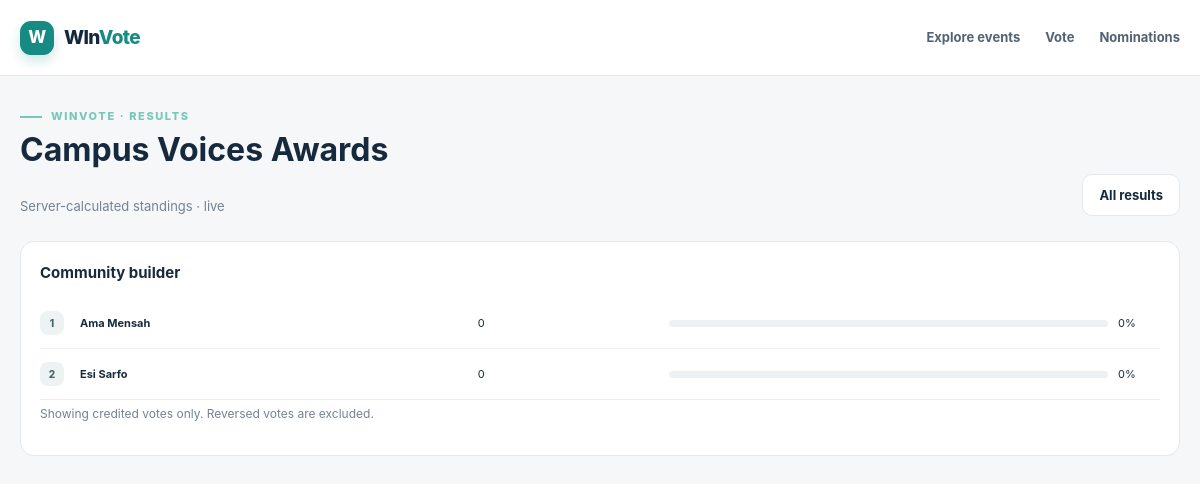
Screenshot of /results.php?event_id=1 with the database file from the repository.
### tables this page shows
CREATE TABLE IF NOT EXISTS events (
  id BIGINT UNSIGNED NOT NULL AUTO_INCREMENT,
  organizer_id BIGINT UNSIGNED NOT NULL,
  created_by BIGINT UNSIGNED NOT NULL,
  name VARCHAR(180) NOT NULL,
  slug VARCHAR(200) NOT NULL,
  event_type VARCHAR(80) NOT NULL,
  description TEXT NOT NULL,
  event_status ENUM('draft', 'pending_review', 'published', 'paused', 'closed', 'finalized', 'rejected') NOT NULL DEFAULT 'draft',
  voting_mode ENUM('free_multiple', 'paid_multiple', 'restricted_single') NOT NULL DEFAULT 'free_multiple',
  result_visibility ENUM('hidden', 'live', 'after_close', 'organizer_only') NOT NULL DEFAULT 'after_close',
  starts_at DATETIME NOT NULL,
  ends_at DATETIME NOT NULL,
  max_votes_per_voter SMALLINT UNSIGNED NULL,
  price_per_vote DECIMAL(12,2) NOT NULL DEFAULT 0.00,
  currency CHAR(3) NOT NULL DEFAULT 'GHS',
  nomination_opens_at DATETIME NULL,
  nomination_closes_at DATETIME NULL,
  cover_image_key VARCHAR(40) NULL,
  approved_by BIGINT UNSIGNED NULL,
  approved_at DATETIME NULL,
  finalized_by BIGINT UNSIGNED NULL,
  finalized_at DATETIME NULL,
  created_at DATETIME NOT NULL DEFAULT CURRENT_TIMESTAMP,
  updated_at DATETIME NOT NULL DEFAULT CURRENT_TIMESTAMP ON UPDATE CURRENT_TIMESTAMP,
  PRIMARY KEY (id),
  UNIQUE KEY uq_event_slug (slug),
  UNIQUE KEY uq_event_id_organizer (id, organizer_id),
  KEY idx_events_public (event_status, starts_at, ends_at),
  KEY idx_events_organizer_status (organizer_id, event_status, created_at),
  CONSTRAINT fk_events_organizer FOREIGN KEY (organizer_id) REFERENCES organizer_profiles (id)
    ON UPDATE CASCADE ON DELETE RESTRICT,
  CONSTRAINT fk_events_creator FOREIGN KEY (created_by) REFERENCES users (id)
    ON UPDATE CASCADE ON DELETE RESTRICT,
  CONSTRAINT fk_events_approver FOREIGN KEY (approved_by) REFERENCES users (id)
    ON UPDATE CASCADE ON DELETE SET NULL,
  CONSTRAINT fk_events_finalizer FOREIGN KEY (finalized_by) REFERENCES users (id)
    ON UPDATE CASCADE ON DELETE SET NULL
);

CREATE TABLE IF NOT EXISTS categories (
  id BIGINT UNSIGNED NOT NULL AUTO_INCREMENT,
  event_id BIGINT UNSIGNED NOT NULL,
  name VARCHAR(140) NOT NULL,
  description TEXT NULL,
  image_key VARCHAR(40) NULL,
  category_status ENUM('active', 'inactive') NOT NULL DEFAULT 'active',
  created_at DATETIME NOT NULL DEFAULT CURRENT_TIMESTAMP,
  updated_at DATETIME NOT NULL DEFAULT CURRENT_TIMESTAMP ON UPDATE CURRENT_TIMESTAMP,
  PRIMARY KEY (id),
  UNIQUE KEY uq_categories_event_name (event_id, name),
  UNIQUE KEY uq_categories_id_event (id, event_id),
  KEY idx_categories_event_status (event_id, category_status),
  CONSTRAINT fk_categories_event FOREIGN KEY (event_id) REFERENCES events (id)
    ON UPDATE CASCADE ON DELETE RESTRICT
);

CREATE TABLE IF NOT EXISTS contestants (
  id BIGINT UNSIGNED NOT NULL AUTO_INCREMENT,
  event_id BIGINT UNSIGNED NOT NULL,
  nomination_id BIGINT UNSIGNED NULL,
  created_by BIGINT UNSIGNED NOT NULL,
  display_name VARCHAR(160) NOT NULL,
  biography TEXT NULL,
  profile_image_key VARCHAR(500) NULL,
  contestant_status ENUM('pending', 'active', 'inactive', 'disqualified') NOT NULL DEFAULT 'pending',
  public_vote_counts TINYINT(1) NOT NULL DEFAULT 0,
  created_at DATETIME NOT NULL DEFAULT CURRENT_TIMESTAMP,
  updated_at DATETIME NOT NULL DEFAULT CURRENT_TIMESTAMP ON UPDATE CURRENT_TIMESTAMP,
  PRIMARY KEY (id),
  UNIQUE KEY uq_contestant_event_nomination (event_id, nomination_id),
  UNIQUE KEY uq_contestant_id_event (id, event_id),
  KEY idx_contestants_event_status (event_id, contestant_status),
  CONSTRAINT fk_contestants_event FOREIGN KEY (event_id) REFERENCES events (id)
    ON UPDATE CASCADE ON DELETE RESTRICT,
  CONSTRAINT fk_contestants_nomination_event FOREIGN KEY (nomination_id, event_id)
    REFERENCES nominations (id, event_id) ON UPDATE CASCADE ON DELETE RESTRICT,
  CONSTRAINT fk_contestants_creator FOREIGN KEY (created_by) REFERENCES users (id)
    ON UPDATE CASCADE ON DELETE RESTRICT
);

### config/database.php (called while the page is built, shortened)
<?php
function database_connection(): PDO
{
    $environment = app_environment();
    $host = app_config('DB_HOST');
    $port = app_config('DB_PORT');
    $database = app_config('DB_DATABASE');
    $username = app_config('DB_USERNAME');
    $configuredPassword = getenv('DB_PASSWORD');
    $password = $configuredPassword === false && $environment !== 'production'
        ? ''
        : app_config('DB_PASSWORD');
    $dsn = sprintf(
        'mysql:host=%s;port=%s;dbname=%s;charset=utf8mb4',
        $host,
        $port,
        $database
    );
    $connection = new PDO($dsn, $username, $password, [
        PDO::ATTR_ERRMODE => PDO::ERRMODE_EXCEPTION,
        PDO::ATTR_DEFAULT_FETCH_MODE => PDO::FETCH_ASSOC,
        PDO::ATTR_EMULATE_PREPARES => false,
        PDO::ATTR_STRINGIFY_FETCHES => false,
    ]);
    $connection->exec("SET time_zone = '+00:00'");
    return $connection;
}

### src/Services/VoteService.php (called while the page is built, shortened)
<?php
final class VoteService
{
    public function publicResults(int $eventId): array
    {
        $eventQuery = $this->database->prepare(
            "SELECT id, name, event_status, ends_at, result_visibility, cover_image_key
             FROM events
             WHERE id = :event_id
               AND event_status IN ('published', 'closed', 'finalized')
               AND (
                 result_visibility = 'live'
                 OR (result_visibility = 'after_close'
                     AND (event_status IN ('closed', 'finalized') OR ends_at <= UTC_TIMESTAMP()))
               )
             LIMIT 1"
        );
        $eventQuery->execute(['event_id' => $eventId]);
        $event = $eventQuery->fetch();
        $resultsQuery = $this->database->prepare(
            "SELECT category.id AS category_id, category.name AS category_name,
                    category.image_key AS category_image_key,
                    contestant.id AS contestant_id, contestant.display_name,
                    contestant.profile_image_key,
                    COALESCE(SUM(vote.vote_quantity), 0) AS vote_count
             FROM categories AS category
             JOIN contestant_categories AS assignment
               ON assignment.category_id = category.id AND assignment.event_id = category.event_id
             JOIN contestants AS contestant
               ON contestant.id = assignment.contestant_id
              AND contestant.event_id = assignment.event_id
             LEFT JOIN votes AS vote
               ON vote.event_id = assignment.event_id
              AND vote.category_id = assignment.category_id
              AND vote.contestant_id = assignment.contestant_id
              AND vote.vote_status = 'credited'
             WHERE category.event_id = :event_id
               AND category.category_status = 'active'
               AND contestant.contestant_status = 'active'
             GROUP BY category.id, category.name, category.image_key,
                      contestant.id, contestant.display_name, contestant.profile_image_key
             ORDER BY category.name, vote_count DESC, contestant.display_name"
        );
        $resultsQuery->execute(['event_id' => $eventId]);
        return ['event' => $event, 'results' => $resultsQuery->fetchAll()];
    }
}

### results.php (the view, shortened to what this page needs)
<?php
function results_escape(string $value): string
{
    return htmlspecialchars($value, ENT_QUOTES | ENT_SUBSTITUTE, 'UTF-8');
}
$eventId = filter_var($_GET['event_id'] ?? null, FILTER_VALIDATE_INT);
$events = [];
$event = null;
$results = [];
$errorMessage = null;
try {
    $service = new VoteService(database_connection());
    if (!array_key_exists('event_id', $_GET)) {
        $events = $service->listPublicResults();
    } elseif ($eventId !== false && $eventId !== null && $eventId > 0) {
        $resultData = $service->publicResults((int) $eventId);
        $event = $resultData['event'];
        $results = $resultData['results'];
    } else {
        throw new InvalidArgumentException('Choose a valid event to view results.');
    }
} catch (PDOException $exception) {
    error_log('WInVote results database error: ' . $exception->getMessage());
    http_response_code(503);
    $errorMessage = 'Results are temporarily unavailable. Please try again later.';
} catch (DomainException | InvalidArgumentException $exception) {
    http_response_code($exception instanceof DomainException ? 404 : 400);
    $errorMessage = $exception->getMessage();
}
$groupedResults = [];
foreach ($results as $row) {
    $categoryId = (int) $row['category_id'];
    $groupedResults[$categoryId]['name'] = $row['category_name'];
    $groupedResults[$categoryId]['image_key'] = $row['category_image_key'];
    $groupedResults[$categoryId]['contestants'][] = $row;
}
?>
<!doctype html>
<html lang="en">
<head>
  <link rel="stylesheet" href="assets/css/app.css">
</head>
<body>
  <header class="site-header"><div class="container nav-inner">
    <a class="brand" href="index.php"><span class="brand-mark">W</span><span>WIn<em>Vote</em></span></a>
    <nav class="public-nav" style="display:flex"><a href="events.php">Explore events</a><a href="vote.php">Vote</a><a href="nominate.php">Nominations</a></nav>
  </div></header>
  <main class="content-section"><div class="container">
    <div class="section-heading"><div><span class="eyebrow">WInVote · RESULTS</span><h1><?= is_array($event) ? results_escape($event['name']) : 'Published event results' ?></h1>
      <p><?= is_array($event) ? 'Server-calculated standings · ' . results_escape(str_replace('_', ' ', $event['result_visibility'])) : 'Only results made public by event visibility rules are shown.' ?></p></div>
      <?php if (is_array($event)): ?><a class="btn btn-secondary" href="results.php">All results</a><?php endif; ?>
    </div>
    <?php if (is_array($event)): ?>
      <?php foreach ($groupedResults as $group): ?>
        <?php $totalVotes = array_sum(array_map(static fn(array $row): int => (int) $row['vote_count'], $group['contestants'])); ?>
        <section class="panel" style="margin-bottom:18px"><h2><?= results_escape($group['name']) ?></h2>
          <?php foreach ($group['contestants'] as $index => $row): ?>
            <?php $count = (int) $row['vote_count']; $percentage = $totalVotes === 0 ? 0 : (int) round($count / $totalVotes * 100); ?>
            <div class="result-row"><span class="rank"><?= $index + 1 ?></span><strong><?= results_escape($row['display_name']) ?></strong><span><?= number_format($count) ?></span><div class="bar"></div><span><?= $percentage ?>%</span></div>
          <?php endforeach; ?>
          <p class="field-hint">Showing credited votes only. Reversed votes are excluded.</p>
        </section>
      <?php endforeach; ?>
    <?php elseif ($errorMessage === null && $events === []): ?>
      <section class="panel"><h2>No public results yet</h2><p>Results will appear after an event enables live visibility or its voting period closes.</p></section>
    <?php endif; ?>
  </div></main>
</body>
</html>

### assets/css/app.css (style rules this page uses)
:root { color-scheme: light; --navy: #14283f; --navy-deep: #0c1c2f; --teal: #168b83; --teal-dark: #0e6f69; --teal-soft: #e7f5f2; --gold: #e9b65c; --canvas: #f5f7f8; --surface: #fff; --ink: #172a3d; --muted: #748292; --line: #e4e9ec; --green: #238567; --green-soft: #e7f5ef; --amber: #a96814; --amber-soft: #fff4df; --red: #b94d51; --red-soft: #fff0ef; --shadow: 0 14px 36px rgba(20, 40, 63, .07); --radius: 16px; font-family: Inter, "Segoe UI", Arial, sans-serif; }
* { box-sizing: border-box; }
body { margin: 0; color: var(--ink); background: var(--canvas); line-height: 1.55; }
button, a { -webkit-tap-highlight-color: transparent; }
a { color: inherit; text-decoration: none; }
.container { width: min(1160px, calc(100% - 40px)); margin: 0 auto; }
.site-header { height: 76px; background: rgba(255,255,255,.96); border-bottom: 1px solid var(--line); display:flex; align-items:center; position:sticky; top:0; z-index:20; }
.nav-inner { display:flex; align-items:center; gap:30px; }
.brand { display:flex; align-items:center; gap:10px; font-size:19px; font-weight:800; letter-spacing:-.6px; color:var(--navy); white-space:nowrap; }
.brand-mark { width:34px; height:34px; border-radius:11px; display:grid; place-items:center; color:white; background:var(--teal); font-weight:800; font-size:17px; box-shadow:0 6px 12px #168b8333; }
.brand span:last-child em { color:var(--teal); font-style:normal; }
.public-nav { display:flex; gap:25px; margin-left:auto; align-items:center; color:#526274; font-size:13px; font-weight:650; }
.btn { display:inline-flex; align-items:center; justify-content:center; gap:8px; border:1px solid transparent; border-radius:10px; padding:10px 16px; font-size:13px; font-weight:700; transition:.18s ease; }
.btn-secondary { background:#fff; color:var(--navy); border-color:var(--line); }
.eyebrow { color:#77c7bc; font-size:11px; font-weight:800; letter-spacing:1.6px; text-transform:uppercase; display:flex; align-items:center; gap:9px; }
.eyebrow:before { content:""; display:block; width:22px; height:2px; background:currentColor; }
h1,h2,h3,p { margin-top:0; }
.section-heading { display:flex; align-items:flex-end; justify-content:space-between; gap:20px; margin-bottom:25px; }
.section-heading > * { min-width:0; }
.section-heading p { color:var(--muted); font-size:13px; margin:0; }
.content-section { padding:32px 0 64px; }
.panel { background:white; border:1px solid var(--line); border-radius:14px; padding:19px; }
.panel h2,.panel h3 { font-size:15px; margin:0 0 14px; }
.panel p { color:var(--muted); font-size:12px; }
.field-hint { display:block; color:var(--muted); font-size:10px; margin-top:5px; }
.result-row { display:grid; grid-template-columns:30px 1.5fr .7fr 1.7fr 42px; gap:10px; align-items:center; padding:13px 0; border-bottom:1px solid #edf0f2; font-size:11px; }
.rank { width:24px;height:24px;border-radius:8px;background:#edf3f3;display:grid;place-items:center;color:#47636a;font-weight:800;font-size:10px; }
.bar { height:7px; background:#eef1f3; border-radius:8px; overflow:hidden; }

### rows the page displays
events: name "Campus Voices Awards", result_visibility "live"
categories: contestants.display_name "Ama Mensah", count "0", percentage "0", contestants.display_name "Esi Sarfo"

### other values shown
results_escape($group['name']) "Community builder"
